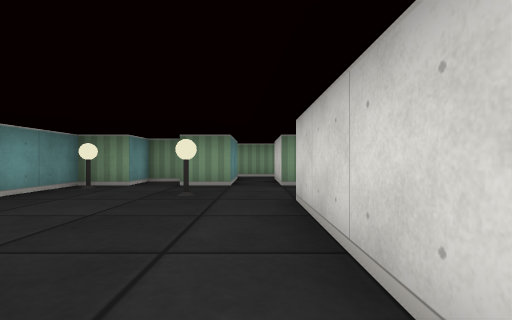
View 1 (above)

16 first-person views from a walk through a cub3D ray-caster map. The camera is about half as high as the walls, looks level and sees 85° across. The floor is counted in squares. Each view is taken from the middle of a square. On the plan, view 1 faces up. The plan holds only what a view shows up to about 9 squares ahead; the rest is blank.

View 2
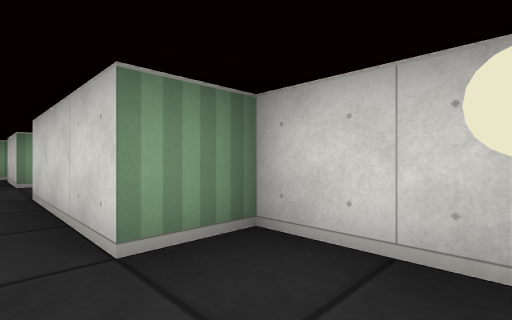

View 3
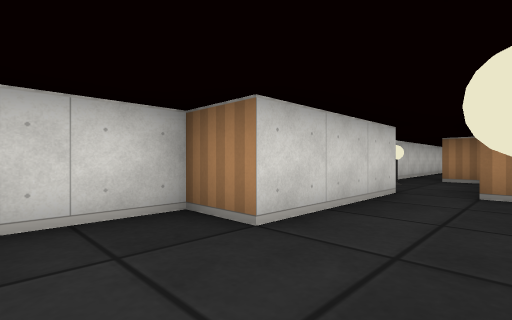

View 4
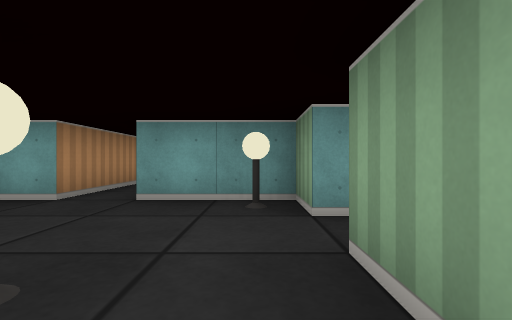

View 5
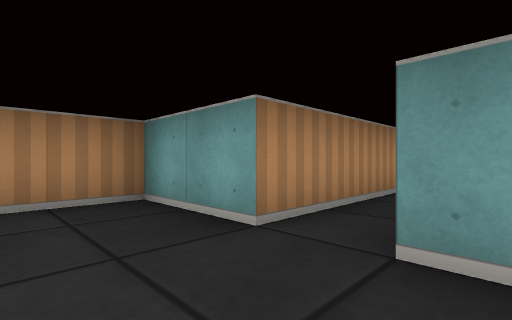

View 6
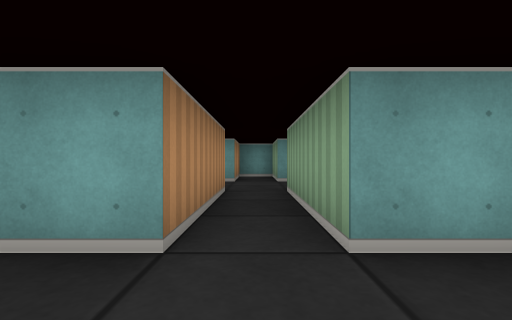

View 7
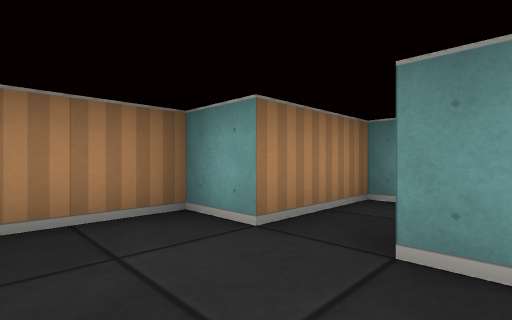

View 8
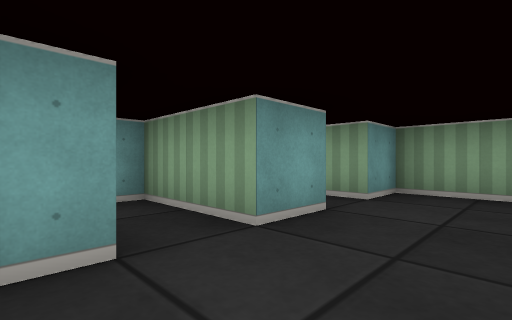

View 9
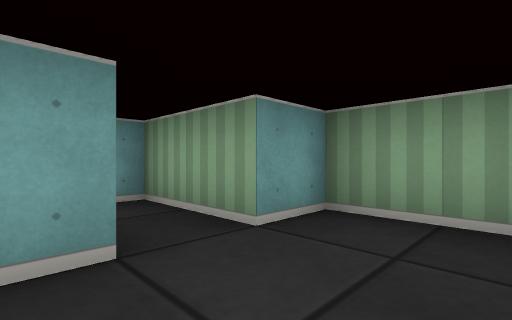

View 10
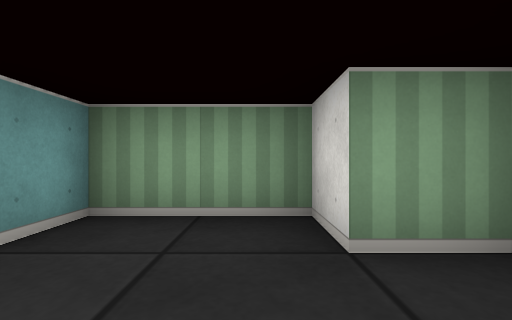

View 11
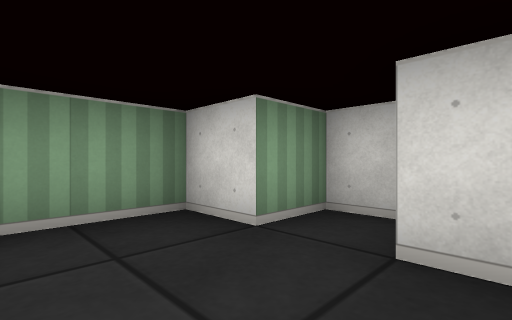

View 12
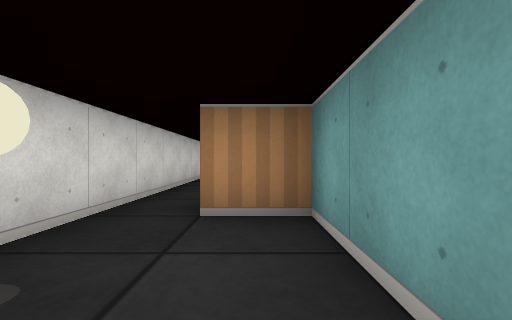

View 13
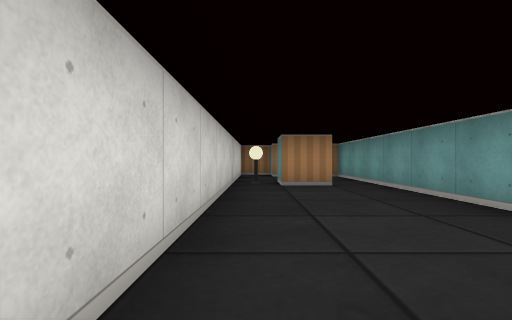

View 14
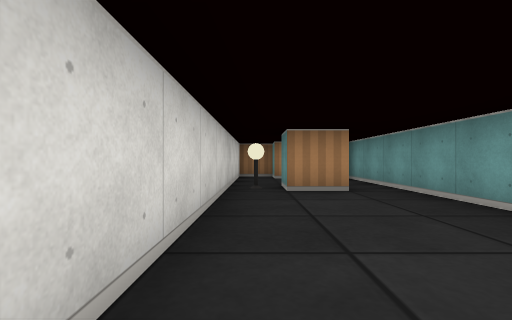

View 15
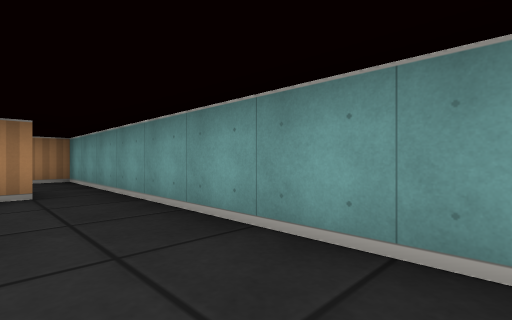

View 16
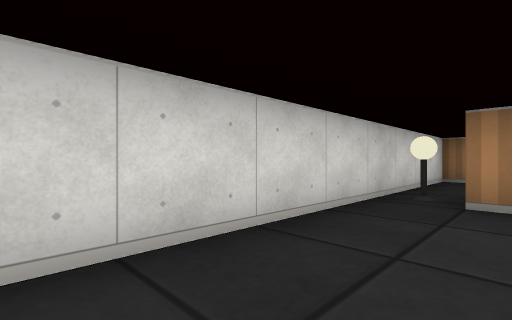

### Floor plan
Points are (right, up) in squares from view 1. A wall is a line through its corners. A room is listed if a view was taken in it or the views show most of it. See-through windows are left out.
Room 1 (views 1, 2, 12, 13)
walls: (-0.5, -0.5) (-0.5, -2.5) (0.5, -2.5); (1.5, -3.5) (1.5, 0.5) (0.5, 0.5)
ways out: opening at (0, 0) to room 2; opening at (1, -3) to room 5
objects: lamp (1, -1)
Room 2 (views 3, 4, 5, 6)
walls: (-0.5, 5.5) (-1.5, 5.5); (-1.8, 6.5) (-2.5, 6.5) (-2.5, 5.5) (-3.5, 5.5) (-3.5, 3.5) (-6.5, 3.5); (0.5, 0.5) (0.5, 3.5) (1.5, 3.5) (1.5, 5); (-6.5, 2.5) (-3.5, 2.5) (-3.5, 0.5) (-0.5, 0.5)
ways out: opening at (0, 0) to room 1; opening at (-6, 3) to room 4; opening at (0, 6.5)
objects: lamp (-3, 5); lamp (-1, 4)
Room 3 (views 7, 9, 10, 11)
walls: (-8.5, 4.6) (-8.5, 3.5); (-6.5, 4) (-6.5, 4.5); (-5.5, 4.8) (-5.5, 5.5) (-6.5, 5.5) (-6.5, 6.5) (-8.5, 6.5) (-8.5, 5.5) (-10.5, 5.5) (-10.5, 5.1)
ways out: opening at (-7.5, 4) to room 4
Room 4 (view 8)
walls: (-8.5, 3.5) (-10.5, 3.5) (-10.5, 2.5) (-8.5, 2.5) (-8.5, 1.5) (-7, 1.5)
ways out: opening at (-6, 3) to room 2; opening at (-7.5, 4) to room 3
Room 5 (views 14, 15, 16)
walls: (-0.6, -8.5) (0.5, -8.5) (0.5, -9.4); (-1.5, -4) (-1.5, -11.5) (0.5, -11.5) (0.5, -12.2); (0.4, -12.5) (1.5, -12.5) (1.5, -3.5)
ways out: opening at (1, -3) to room 1
objects: lamp (1, -9)

Where each view was taken, in squares from view 1:
view 1: 0 up, 0 right, facing up
view 2: 1 down, 0 right, facing up-right
view 3: 5 up, 1 left, facing down-right
view 4: 5 up, 0 right, facing left
view 5: 4 up, 2 left, facing down-left
view 6: 3 up, 2 left, facing left
view 7: 4 up, 7 left, facing down-left
view 8: 2 up, 7 left, facing up-left
view 9: 4 up, 7 left, facing up-left
view 10: 4 up, 7 left, facing up
view 11: 4 up, 8 left, facing up-right
view 12: 0 up, 0 right, facing down
view 13: 3 down, 1 right, facing down
view 14: 4 down, 1 right, facing down
view 15: 4 down, 0 right, facing down-left
view 16: 5 down, 0 right, facing down-right
